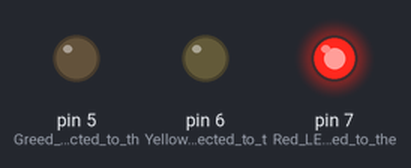
Bench run of a sketch on a simulated Arduino Uno, built with avr-gcc and run on an emulated ATmega328P. Parts: output pins drawn as LEDs (lit = HIGH).

Above: at 3.7 s.
At 8.5 s:
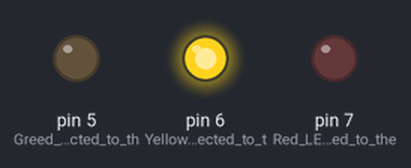
At 12.0 s:
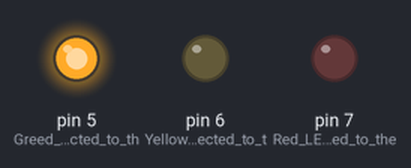
Timing chart, 0 to 18.9 s (numbered marks = the images above):
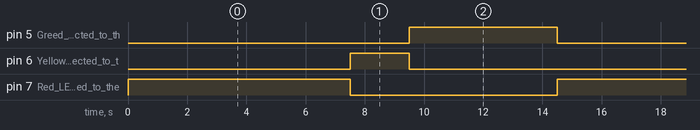

The sketch:

Stoplight.ino
```cpp
// This is the program used for the simple stoplight project
// Note that the assigned value for the delay is in milliseconds


void setup() {
  pinMode(7, OUTPUT); // Red LED connected to the pin 7 of the Arduino
  pinMode(6, OUTPUT); // Yellow LED connected to the pin 6 of the Ardunino
  pinMode(5, OUTPUT); // Greed LED connected to the pin 5 of the Arduino


}

void loop() {
  digitalWrite(7, HIGH); // Red LED turning on
  delay(7500); // Waiting for 7.5 seconds
  digitalWrite(7, LOW); // Red LED turning off

  digitalWrite(6, HIGH); // Yellow LED turning on
  delay(2000); // Waiting for 5 seconds
  digitalWrite(6, LOW); // Yellow LED Truning off

  digitalWrite(5, HIGH); // Green LED turning on
  delay(5000); // Duration after the trigger
  digitalWrite(5, LOW); // Green LED turning off


}
```

Measured:
- by itself, pin 5 (Greed_LED_connected_to_th): alternates HIGH for 5.0 s and LOW for 9.5 s
- by itself, pin 6 (Yellow_LED_connected_to_t): alternates HIGH for 2.0 s and LOW for 12.5 s
- by itself, pin 7 (Red_LED_connected_to_the): alternates HIGH for 7.5 s and LOW for 7.0 s
